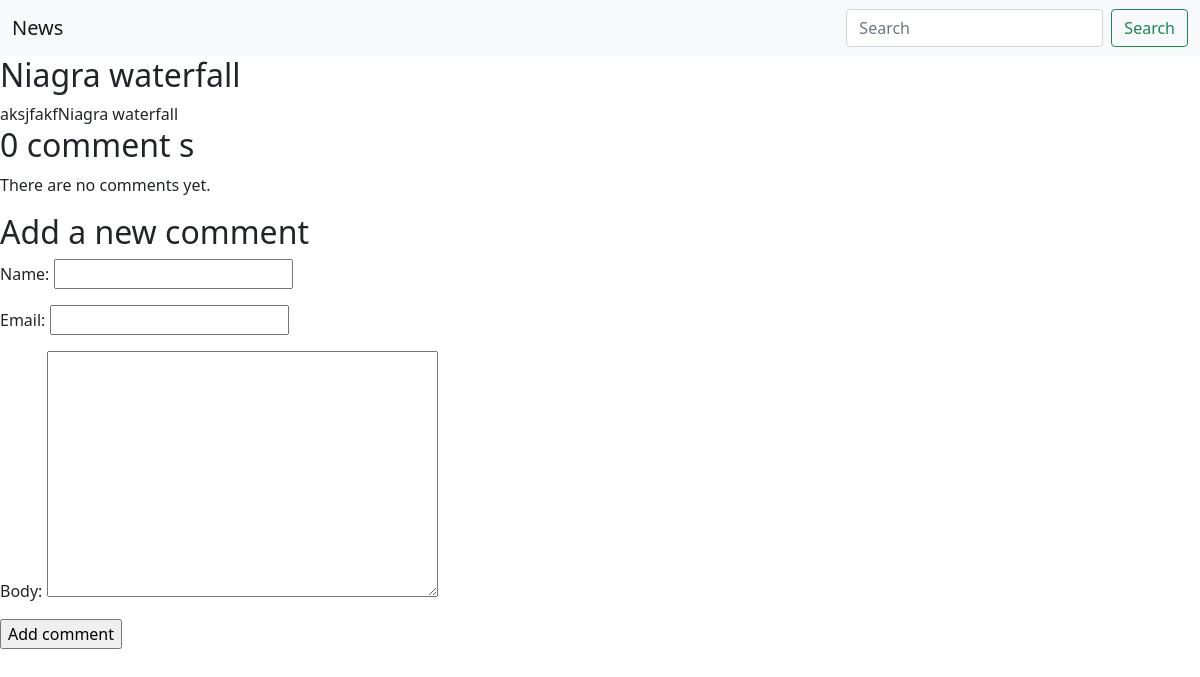
The app's page /posts/32/, older data.
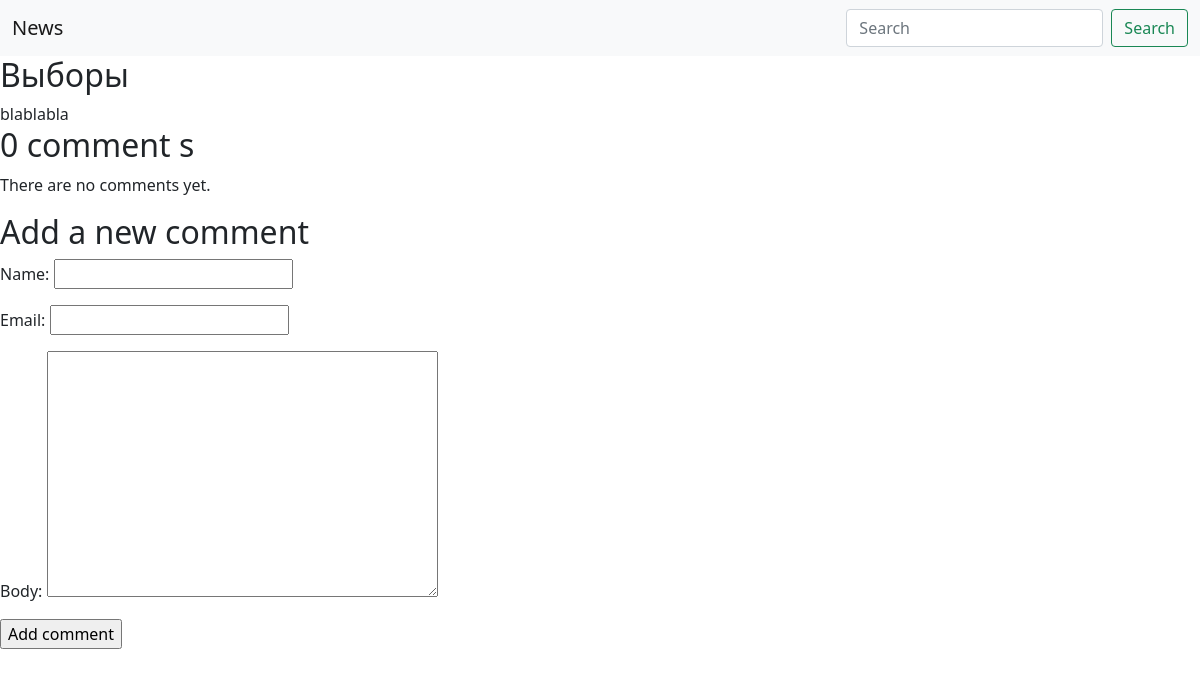
The same page, newer data.
### posts/models.py (models this page shows, shortened)
class Post(models.Model):
    author = models.ForeignKey(User, on_delete=models.SET_NULL, null=True, related_name='posts')
    title = models.CharField(max_length=128)
    body = models.TextField()
    published_date = models.DateField(auto_now_add=True)
    class Meta:
        verbose_name = 'Пост'
        verbose_name_plural = ' Посты'
        ordering = ['-id', ]

### posts/views.py (the view)
# urls.py: path('<int:id>/', post_detail_view, name='post_detail_url'),
def post_detail_view(request, id):
    post = get_object_or_404(Post, id=id)
    comments = post.comments.filter(active=True)
    if request.method == 'POST':
        comment_form = CommentForm(request.POST)
        if comment_form.is_valid():
            new_comment = comment_form.save(commit=False)
            new_comment.post = post
            new_comment.save()
            return render(request, 'posts/post_detail.html', context={'post': post,
                                                                      'comments': comments,
                                                                      'comment_form': comment_form,
                                                                      'new_comment': new_comment, })
    else:
        comment_form = CommentForm()
    return render(request, 'posts/post_detail.html', context={'post': post,
                                                              'comments': comments,
                                                              'comment_form': comment_form})

### posts/forms.py
class SearchForm(forms.Form):
    search_param = forms.CharField(widget=forms.TextInput(attrs={'class': 'form-control me-2', 'type': 'search', 'placeholder': 'Search', 'aria-label':'Search'},))

### comments/forms.py
class CommentForm(forms.ModelForm):
    class Meta:
        model = Comment
        fields = ['name', 'email', 'body', ]

### posts/forms.py (called while the page is built)
def add_search_form(request):
    search_form = SearchForm()
    return {'search_form': search_form}

### templates/posts/post_detail.html (shortened to what this page needs)
{% extends 'base.html' %}
{% block content %}
    <h2>{{post.title}}</h2>
    <div>{{post.body}}</div>
{% with comments.count as total_comments %}
        <h2>{{ total_comments }} comment {{ total_comments|pluralize }}</h2>
{% endwith %}
{% for comment in comments %}
<div class="comment">
    <p class="info">
        Comment {{ forloop.counter }} by {{ comment.name }}
        {{ comment.created }}
    </p>
    {{ comment.body|linebreaks}}
</div>
{% empty %}
    <p> There are no comments yet.</p>
{% endfor %}
{% if new_comment %}
    <h2> Your comments has been added.</h2>
{% else %}
    <h2> Add a new comment </h2>
    <form action="." method="post">
        {{ comment_form.as_p}}
        <p><input type="submit" value="Add comment"></p>
    </form>
{% endif %}
{%endblock%}

### templates/base.html (shortened to what this page needs)
<!DOCTYPE html>
{% load static %}
<html lang="en">
<head>
    <link href="{% static 'css/style.css' %}" rel='stylesheet' >
    <link href="https://cdn.jsdelivr.net/npm/bootstrap@5.0.2/dist/css/bootstrap.min.css" rel="stylesheet">
</head>
<body>
    <nav class="navbar navbar-light bg-light">
      <div class="container-fluid">
        <a class="navbar-brand">News</a>
        <form action="{% url 'posts_list_url' %}" class="d-flex">
             <input class="form-control me-2" type="search" placeholder="Search" aria-label="Search" name="search">
          <button class="btn btn-outline-success" type="submit">Search</button>
        </form>
      </div>
    </nav>
    {% block content %}{% endblock %}
</body>
</html>

Row changes from the older to the newer data that the page shows:
changed Post: title "Niagra waterfall" → "Выборы"; body "aksjfakfNiagra waterfall" → "blablabla"
